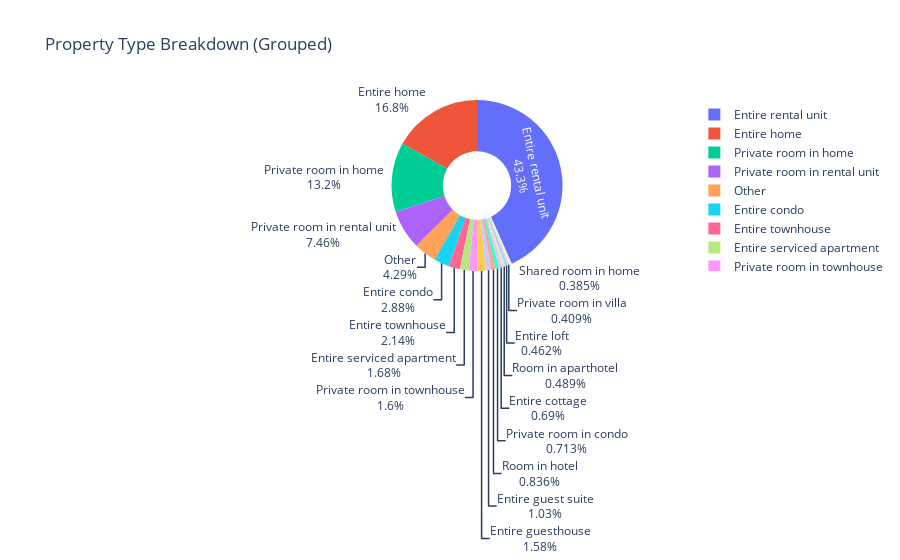

This figure's notebook cell:
### Code cell
property_counts = listing['property_type'].value_counts()
listing['property_grouped'] = listing['property_type'].apply(lambda x: x if property_counts[x] >= 100 else 'Other')
grouped = listing['property_grouped'].value_counts()

import plotly.express as px
fig = px.pie(names=grouped.index, values=grouped.values, hole=0.4,
             title='Property Type Breakdown (Grouped)')
fig.update_traces(textinfo='percent+label')
fig.show()

### Figure 1 — Plotly figure (JSON) as saved in the notebook; plotly's stock layout.template omitted (floating-point values rounded to 4 significant figures)
{"data": [{"domain": {"x": [0, 1], "y": [0, 1]}, "hole": 0.4, "hovertemplate": "label=%{label}<br>value=%{value}<extra></extra>", "labels": ["Entire rental unit", "Entire home", "Private room in home", "Private room in rental unit", "Other", "Entire condo", "Entire townhouse", "Entire serviced apartment", "Private room in townhouse", "Entire guesthouse", "Entire guest suite", "Room in hotel", "Private room in condo", "Entire cottage", "Room in aparthotel", "Entire loft", "Private room in villa", "Shared room in home"], "legendgroup": "", "name": "", "showlegend": true, "textinfo": "percent+label", "type": "pie", "values": [11246, 4366, 3422, 1935, 1114, 747, 554, 436, 416, 410, 266, 217, 185, 179, 127, 120, 106, 100]}], "layout": {"legend": {"tracegroupgap": 0}, "title": {"text": "Property Type Breakdown (Grouped)"}}}
